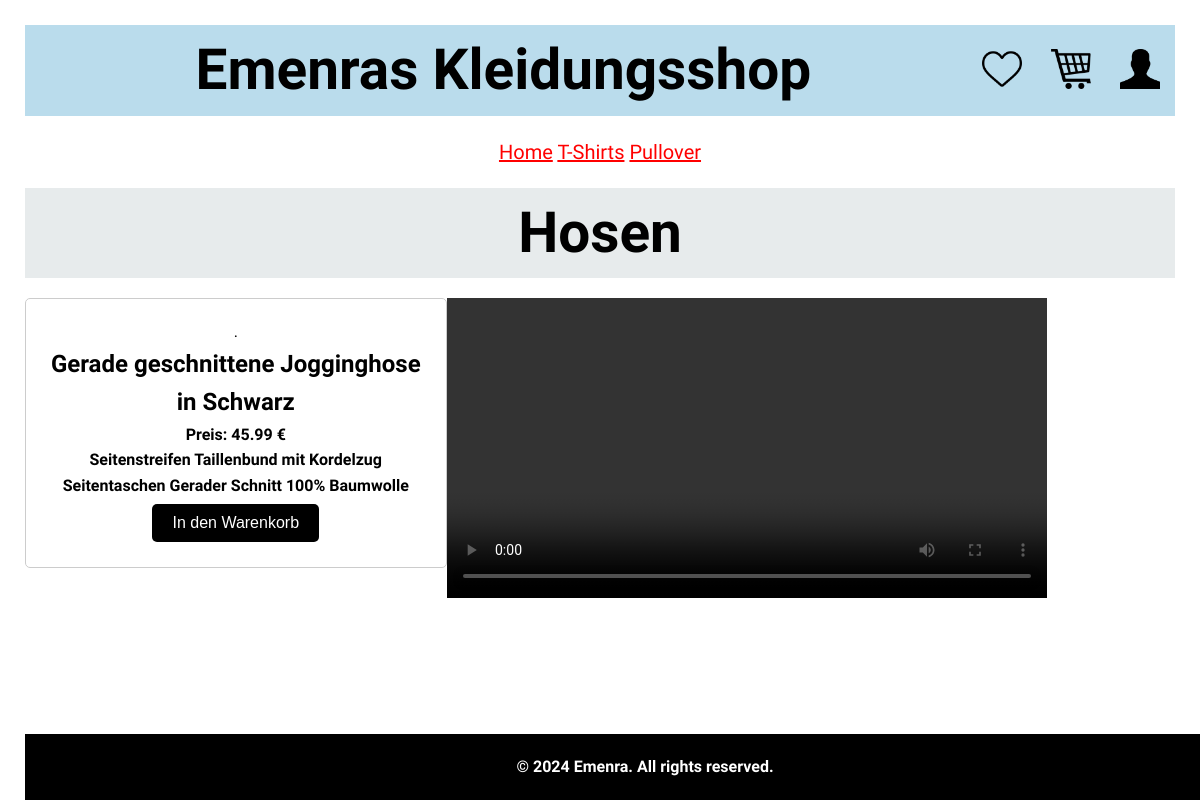
Page /Hosen.php on the committed database.
### tables this page shows
CREATE TABLE `produkte` (
  `P_ID` int(11) NOT NULL,
  `P_Name` varchar(50) NOT NULL,
  `P_Beschreibung` varchar(500) NOT NULL,
  `P_Kategorie` varchar(50) NOT NULL,
  `P_Anzahl` text NOT NULL,
  `P_Preis` double NOT NULL,
  `P_Bewertung` double NOT NULL,
  `P_Größe` varchar(50) NOT NULL
);

### Hosen.php (the view, shortened to what this page needs)
<!DOCTYPE html>
<html lang="en">
<head>
    <link rel="stylesheet" href="style.css">
</head>
<body>
    <header>
        <section id="Uberschrift"><h1>Emenras Kleidungsshop
            <div id="icons-container">
            <img src="Icons\heart.png" alt="Icon 3" class="icon heart">
            <img src="Icons\cart-line-icon.png" alt="Icon 1" class="icon cart">
            <img src="Icons\male-icon.png" alt="Icon 2" class="icon person">
        </div>
    </h1>
</section>
<section id="links">
     <a href="index.html"> Home</a>
<a href="tshirts.php">T-Shirts</a>
                <a href="pullover.php">Pullover</a>
       </section>
   <section id="Pullover">  <h1>Hosen</h1></section>
</head>
<body>
<?php
$servername = "localhost";
$username = "root";
$password = "";
$database = "webshop_emenra";
$conn = new mysqli($servername, $username, $password, $database);
$sql = "SELECT * FROM produkte WHERE P_Kategorie='Hose'";
$result = $conn->query($sql);
if ($result->num_rows > 0) {
    while($row = $result->fetch_array()){
      $name = $row['P_Name'];
      $preis = $row['P_Preis'];
      $beschreibung = $row['P_Beschreibung'];
      echo '<div class="mycontainer"><div>';
      echo "</div><div class='product-box' style='background-color:#ffffff;'>.
      <h2>$name</h2>
      <p><b>Preis: $preis €</p>
      <p>$beschreibung</p>
      <form method='post'>
        <input type='submit' name='add_to_cart' value='In den Warenkorb'>
      </form>
      </div>";
      echo "<div>
      <video controls autoplay loop width='600'>
        <source src='$videoPfad' type='video/mp4'>
      </video>
      </div>";
      echo "</div>";
    }
  }
?>
<br>
<footer>
        <p>&copy; 2024 Emenra. All rights reserved.</p>
    </footer>
    </body>
</html>

### style.css (style rules this page uses)
body, h1, h2, h3, p, ul { margin: 0; padding: 0; }
body { font-family: 'Gruppo', sans-serif; line-height: 1.6; background-color: #ffffff; }
header { background-color: #ffffff; padding: 25px; text-align: center; }
section { margin-bottom: 20px; }
footer { background-color: #000000; color: #ffffff; padding: 20px; text-align: center; bottom: 0; position: fixed; width: 100%; }
#icons-container { float: right; }
.icon { margin-left: 15x; margin-right: 15px; width: 40px; height: auto; cursor: pointer; }
a { color: red; }
form { margin: 5px auto; width: 80%; max-width: 700px; }
input[type="submit"] { padding: 10px 20px; background-color: #000000; color: #ffffff; border: none; border-radius: 5px; cursor: pointer; font-size: 16px; transition: background-color 0.3s ease; }

### Hosen.php (style rules this page uses)
#Uberschrift { text-align: center; font-size: 1cm; color: rgb(0, 0, 0); letter-spacing: 0,2cm; background-color: rgb(186, 220, 236); }
#links { text-align: center; font-size: 20px; }
#Pullover { text-align: center; font-size: 1cm; color: rgb(0, 0, 0); letter-spacing: 0,2cm; background-color: rgb(231, 235, 236); }
.mycontainer { width:100%; overflow:auto; }
.mycontainer div { width:33%; float:left; }
.product-box { background-color: #ffffff; padding: 20px; border: 1px solid #ccc; border-radius: 5px; margin-bottom: 20px; }

### rows in the picture
produkte: P_Name "Gerade geschnittene Jogginghose in Schwarz", P_Preis "45.99", P_Beschreibung "Seitenstreifen Taillenbund mit Kordelzug Seitentaschen Gerader Schnitt 100% Baumwolle"
